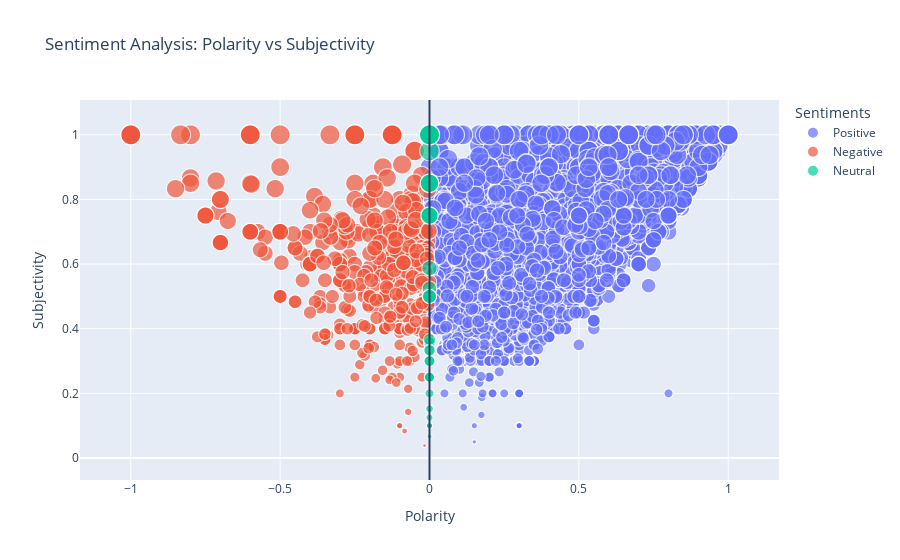

Notebook cell for this chart:
### Markdown cell above
<span style='color:red; font-size:25px; font-weight:bold; text-decoration:underline;'>4.1.1: TextBlob</span>

### Code cell
# ======================================================================== #
# Sentiment Analysis - TextBlob
# ======================================================================== #
def get_subjectivity(text): 
    return TextBlob(text).sentiment.subjectivity

def get_polarity(text): 
    return TextBlob(text).sentiment.polarity

# Apply to dataset
hotels['subjectivity'] = hotels['Clean_Review'].apply(get_subjectivity)
hotels['polarity'] = hotels['Clean_Review'].apply(get_polarity)

# Classify polarity sentiment
def classify_polarity(p):
    if p > 0:
        return 'Positive'
    elif p == 0:
        return 'Neutral'
    else:
        return 'Negative'

# Create sentiment columns
hotels['polarity_sentiment'] = hotels['polarity'].apply(lambda x: 1 if x > 0 else 0)
hotels['polarity_sentiment_des'] = hotels['polarity'].apply(classify_polarity)

# Scatter plot: Polarity vs Subjectivity
fig = px.scatter(hotels, 
                 x='polarity', 
                 y='subjectivity', 
                 color='polarity_sentiment_des',
                 size='subjectivity',
                 title='Sentiment Analysis: Polarity vs Subjectivity',
                 labels={'polarity_sentiment_des': 'Sentiments'}
                 )

fig.update_layout(
    shapes=[dict(type='line', x0=0, x1=0, yref='paper', y0=0, y1=1)],
    xaxis_title="Polarity",
    yaxis_title="Subjectivity"
)

fig.show()

### Figure 1 — Plotly figure (JSON) as saved in the notebook; plotly's stock layout.template omitted (floating-point values rounded to 4 significant figures; data arrays with more than 128 entries replaced by an {"elided": "..."} marker saying what was removed)
{"data": [{"hovertemplate": "Sentiments=Positive<br>polarity=%{x}<br>subjectivity=%{marker.size}<extra></extra>", "legendgroup": "Positive", "marker": {"color": "#636efa", "size": {"elided": "10192 float values"}, "sizemode": "area", "sizeref": 0.0025, "symbol": "circle"}, "mode": "markers", "name": "Positive", "showlegend": true, "type": "scattergl", "x": {"elided": "10192 float values"}, "xaxis": "x", "y": {"elided": "10192 float values"}, "yaxis": "y"}, {"hovertemplate": "Sentiments=Negative<br>polarity=%{x}<br>subjectivity=%{marker.size}<extra></extra>", "legendgroup": "Negative", "marker": {"color": "#EF553B", "size": {"elided": "424 float values"}, "sizemode": "area", "sizeref": 0.0025, "symbol": "circle"}, "mode": "markers", "name": "Negative", "showlegend": true, "type": "scattergl", "x": {"elided": "424 float values"}, "xaxis": "x", "y": {"elided": "424 float values"}, "yaxis": "y"}, {"hovertemplate": "Sentiments=Neutral<br>polarity=%{x}<br>subjectivity=%{marker.size}<extra></extra>", "legendgroup": "Neutral", "marker": {"color": "#00cc96", "size": {"elided": "354 float values"}, "sizemode": "area", "sizeref": 0.0025, "symbol": "circle"}, "mode": "markers", "name": "Neutral", "showlegend": true, "type": "scattergl", "x": {"elided": "354 float values"}, "xaxis": "x", "y": {"elided": "354 float values"}, "yaxis": "y"}], "layout": {"legend": {"itemsizing": "constant", "title": {"text": "Sentiments"}, "tracegroupgap": 0}, "shapes": [{"type": "line", "x0": 0, "x1": 0, "y0": 0, "y1": 1, "yref": "paper"}], "title": {"text": "Sentiment Analysis: Polarity vs Subjectivity"}, "xaxis": {"anchor": "y", "domain": [0, 1], "title": {"text": "Polarity"}}, "yaxis": {"anchor": "x", "domain": [0, 1], "title": {"text": "Subjectivity"}}}}
